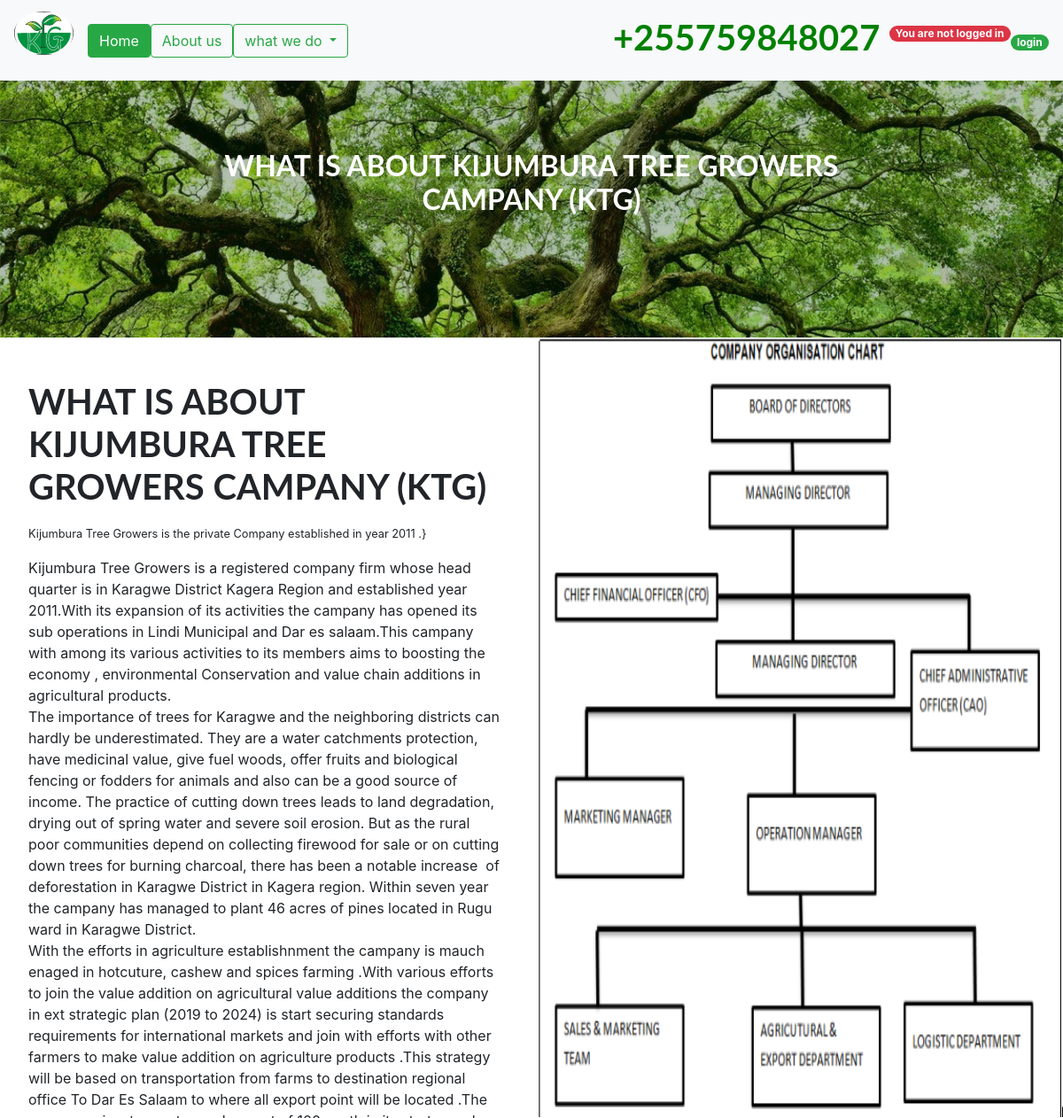
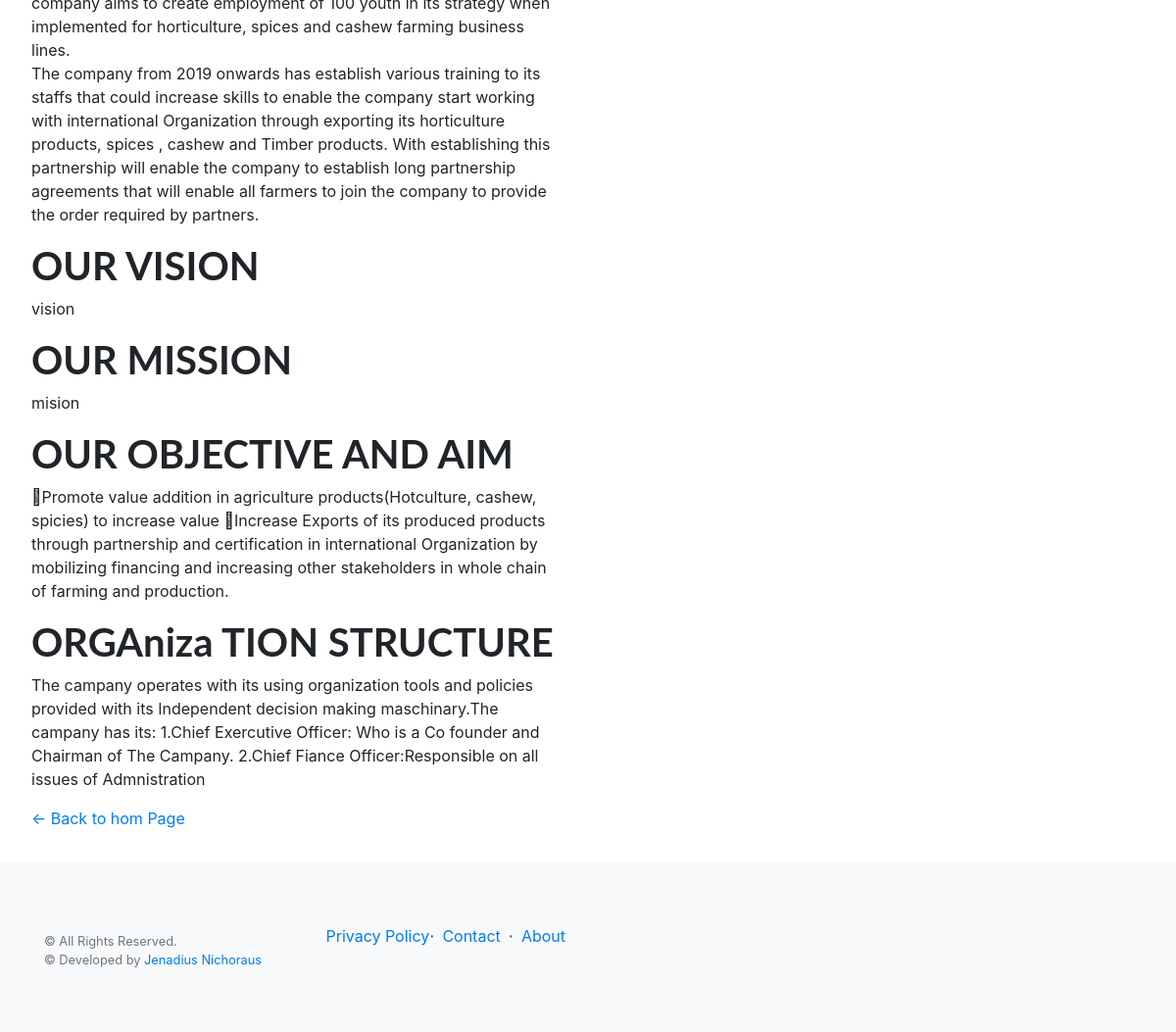
The page /about/ on the database its author committed (2 pictures, top to bottom).
### About/models.py (models this page shows, shortened)
class AboutModel(models.Model):
	title= models. CharField(max_length =200 ,unique= True)
	subtitle= models. CharField( null=True, blank=True,max_length =200 ,unique= True)
	slug = models.SlugField( null = True,max_length=200, unique=True)
	content = models.TextField( null=True, blank= True)
	vision =models .TextField(null= True, blank= True)
	mission =models .TextField(null= True, blank= True)
	objective_aim =models .TextField(null= True, blank= True)
	organisation_structure  =models .TextField(null= True, blank= True)
	created_on = models.DateTimeField(auto_now_add=True)
	status = models.IntegerField(choices=STATUS, default=0)
	class Meta:
		ordering = ['-created_on']
		verbose_name_plural ="About Company"

### About/views.py (the view)
# urls.py: path('about/', AboutComppany.as_view(), name='about')
class AboutComppany(ListView):
	model=AboutModel
	template_name = "about/about.html"
	context_object_name = "obj_about"

### posts/templates/about/about.html (shortened to what this page needs)
{% extends "contact/base.html" %}
{% block content %}
{%load static  %}
<section class="showcase" s>
  <div class="row">
     <div class="col-md-12">
       <h1 style=" text-align: center"> About us</h1>
     </div>
  </div>
{% for obj in obj_about %}
    <div class="container-fluid p-0">
<section class="call-to-action text-white text-center">
    <div class="overlay"></div>
    <div class="container">
      <div class="row">
        <div class="col-xl-9 mx-auto">
          <h2 class="mb-4">WHAT IS ABOUT KIJUMBURA TREE GROWERS CAMPANY (KTG)</h2>
        </div>
      </div>
    </div>
  </section>
      <div class="row no-gutters">
        <div class="col-lg-6 order-lg-2 text-white showcase-img">
            <img  class="bd-placeholder-img" width="100%" height="50%" src=" {% static 'posts/img/structure.jpg'%}">
        </div>
        <div class="col-lg-6 order-lg-1 my-auto showcase-text">
          <p><h1> {{obj.title}}</h1></p>
          <small>{{obj.subtitle}}}</small>
          <p>{{obj.content|linebreaks}}</p>
           <H1>  OUR VISION</H1>
           <p>{{obj.vision}}</p>
          <H1> OUR MISSION</H1>
          <p>{{obj.mission}}</p>
          <H1> OUR OBJECTIVE AND AIM</H1>
          <p>{{obj.objective_aim}}</p>
          <H1>ORGAniza TION STRUCTURE</H1>
          <p>{{obj.organisation_structure}}</p>
           <a href="{% url 'home'%}"> <- Back to hom Page</a>
        </div>
      </div>
    </div>
  {%endfor%}
  </section>
{%endblock%}

### rows shown on the page
AboutModel: title "WHAT IS ABOUT KIJUMBURA TREE GROWERS CAMPANY (KTG)", subtitle "Kijumbura Tree Growers is the private Company established in year 2011 .", content "Kijumbura Tree Growers is a registered company firm whose head quarter is in Karagwe District Kagera Region and established year 2011.With its expansion of its activities the campany has opened its sub operations in Lindi Municipal and Dar es salaam.This campany with among its various activities to its members aims to boosting the economy , environmental Conservation and value chain additions in agricultural products. The importance of trees for Karagwe and the neighboring districts can hardly be underestimated. They are a water catchments protection, have medicinal value, give fuel woods, offer fruits and biological fencing or fodders for animals and also can be a good source of income.…", vision "vision", mission "mision", objective_aim "Promote value addition in agriculture products(Hotculture, cashew, spicies) to increase value Increase Exports of its produced products through partnership and certification in international Organization by mobilizing financing and increasing other stakeholders in whole chain of farming and production.", organisation_structure "The campany operates with its using organization tools and policies provided with its Independent decision making maschinary.The campany has its: 1.Chief Exercutive Officer: Who is a Co founder and Chairman of The Campany. 2.Chief Fiance Officer:Responsible on all issues of Admnistration"
